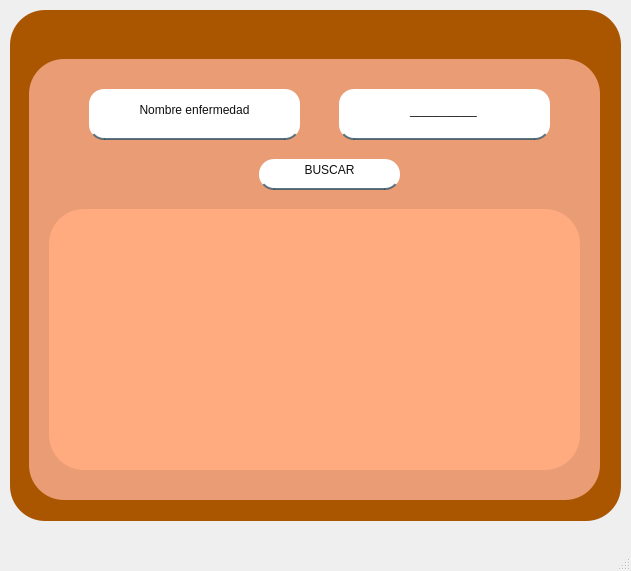
<?xml version="1.0" encoding="UTF-8"?>
<ui version="4.0">
 <class>MainWindow</class>
 <widget class="QMainWindow" name="MainWindow">
  <property name="geometry">
   <rect>
    <x>0</x>
    <y>0</y>
    <width>631</width>
    <height>571</height>
   </rect>
  </property>
  <property name="windowTitle">
   <string>MainWindow</string>
  </property>
  <widget class="QWidget" name="centralwidget">
   <widget class="QWidget" name="widget" native="true">
    <property name="geometry">
     <rect>
      <x>10</x>
      <y>10</y>
      <width>611</width>
      <height>511</height>
     </rect>
    </property>
    <property name="styleSheet">
     <string notr="true">border-radius: 35px;
background-color: rgb(170, 85, 0);</string>
    </property>
    <widget class="QFrame" name="frame">
     <property name="geometry">
      <rect>
       <x>19</x>
       <y>49</y>
       <width>571</width>
       <height>441</height>
      </rect>
     </property>
     <property name="styleSheet">
      <string notr="true">background-color: rgb(234, 156, 117);</string>
     </property>
     <property name="frameShape">
      <enum>QFrame::StyledPanel</enum>
     </property>
     <property name="frameShadow">
      <enum>QFrame::Raised</enum>
     </property>
     <widget class="QLineEdit" name="nombre">
      <property name="geometry">
       <rect>
        <x>310</x>
        <y>30</y>
        <width>211</width>
        <height>51</height>
       </rect>
      </property>
      <property name="styleSheet">
       <string notr="true">font: 75 12pt &quot;Times New Roman&quot;;
background-color: rgb(255, 255, 255);
border:none;
border-bottom:2px solid rgba(46,82,101,200);
color:rgba(0,0,0,240);
padding-bottom:7px; 
border-radius: 15px;
</string>
      </property>
      <property name="inputMask">
       <string>&gt;AAAAAAAAAA;_</string>
      </property>
      <property name="alignment">
       <set>Qt::AlignCenter</set>
      </property>
      <property name="placeholderText">
       <string/>
      </property>
     </widget>
     <widget class="QTextEdit" name="informacion">
      <property name="geometry">
       <rect>
        <x>20</x>
        <y>150</y>
        <width>531</width>
        <height>261</height>
       </rect>
      </property>
      <property name="styleSheet">
       <string notr="true">background-color: rgb(255, 170, 127);
font: 75 14pt &quot;Segoe Script&quot;;</string>
      </property>
     </widget>
     <widget class="QPushButton" name="BUSCAR">
      <property name="geometry">
       <rect>
        <x>230</x>
        <y>100</y>
        <width>141</width>
        <height>31</height>
       </rect>
      </property>
      <property name="layoutDirection">
       <enum>Qt::LeftToRight</enum>
      </property>
      <property name="autoFillBackground">
       <bool>false</bool>
      </property>
      <property name="styleSheet">
       <string notr="true">QPushButton {
    font: 75 12pt &quot;Times New Roman&quot;;
    background-color: rgb(255, 255, 255);
    border: none;
    border-bottom: 2px solid rgba(46, 82, 101, 200);
    color: rgba(0, 0, 0, 240);
    padding-bottom: 7px;
    border-radius: 15px;
}

QPushButton:hover {
  
	background-color: rgb(255, 255, 0);
}</string>
      </property>
      <property name="text">
       <string>BUSCAR</string>
      </property>
     </widget>
     <widget class="QLabel" name="label_2">
      <property name="geometry">
       <rect>
        <x>60</x>
        <y>30</y>
        <width>211</width>
        <height>51</height>
       </rect>
      </property>
      <property name="styleSheet">
       <string notr="true">font: 75 11pt &quot;Segoe Script&quot;;
background-color: rgb(255, 255, 255);
border:none;
border-bottom:2px solid rgba(46,82,101,200);
color:rgba(0,0,0,240);
padding-bottom:7px; 
border-radius: 15px;
</string>
      </property>
      <property name="text">
       <string>Nombre enfermedad</string>
      </property>
      <property name="alignment">
       <set>Qt::AlignCenter</set>
      </property>
     </widget>
    </widget>
    <widget class="QPushButton" name="minimizar">
     <property name="geometry">
      <rect>
       <x>520</x>
       <y>10</y>
       <width>37</width>
       <height>33</height>
      </rect>
     </property>
     <property name="mouseTracking">
      <bool>true</bool>
     </property>
     <property name="styleSheet">
      <string notr="true">QPushButton {
    border: 0px;
}

QPushButton:hover {
    border: 5px solid ;
	border-color: rgb(255, 255, 255);
	background-color: rgb(255, 255, 255);
}
</string>
     </property>
     <property name="text">
      <string/>
     </property>
     <property name="icon">
      <iconset>
       <normaloff>../login/icons8-minimizar-30.png</normaloff>../login/icons8-minimizar-30.png</iconset>
     </property>
     <property name="iconSize">
      <size>
       <width>33</width>
       <height>33</height>
      </size>
     </property>
    </widget>
    <widget class="QPushButton" name="salir">
     <property name="geometry">
      <rect>
       <x>560</x>
       <y>10</y>
       <width>37</width>
       <height>33</height>
      </rect>
     </property>
     <property name="mouseTracking">
      <bool>true</bool>
     </property>
     <property name="styleSheet">
      <string notr="true">QPushButton {
    border: 0px;
}

QPushButton:hover {
    border: 5px solid ;
	border-color: rgb(255, 255, 255);
	background-color: rgb(255, 255, 255);
}
</string>
     </property>
     <property name="text">
      <string/>
     </property>
     <property name="icon">
      <iconset>
       <normaloff>../login/icons8-cerrar-ventana-50.png</normaloff>../login/icons8-cerrar-ventana-50.png</iconset>
     </property>
     <property name="iconSize">
      <size>
       <width>33</width>
       <height>33</height>
      </size>
     </property>
    </widget>
   </widget>
  </widget>
  <widget class="QMenuBar" name="menubar">
   <property name="geometry">
    <rect>
     <x>0</x>
     <y>0</y>
     <width>631</width>
     <height>21</height>
    </rect>
   </property>
  </widget>
  <widget class="QStatusBar" name="statusbar"/>
 </widget>
 <resources/>
 <connections/>
</ui>
